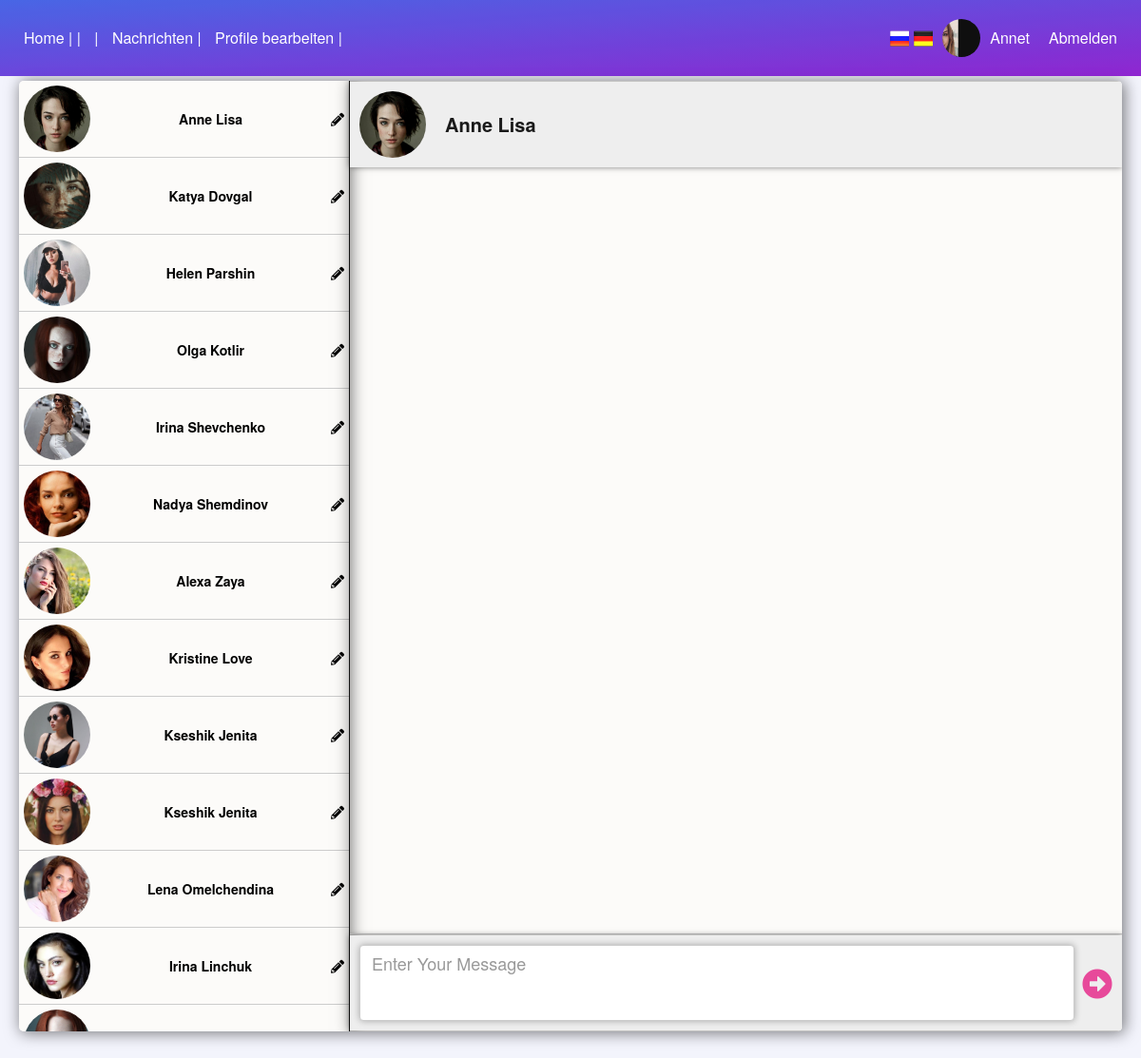
/message1/message.php?user_id=rfwdcvxsdfsdf (signed in), run on the app's committed database.
### tables this page shows
CREATE TABLE `register_user` (
  `register_user_id` int(11) NOT NULL,
  `user_name` varchar(250) NOT NULL,
  `user_email` varchar(250) NOT NULL,
  `user_password` varchar(250) NOT NULL,
  `user_activation_code` varchar(250) NOT NULL,
  `user_id` varchar(255) NOT NULL,
  `user_email_status` enum('not verified','verified') NOT NULL,
  `first_name` varchar(1000) NOT NULL,
  `last_name` varchar(1000) NOT NULL,
  `country` varchar(1000) NOT NULL,
  `city` varchar(1000) NOT NULL,
  `birth_date` date DEFAULT NULL,
  `profile_foto` varchar(1000) NOT NULL,
  `details` varchar(1000) NOT NULL,
  `gender` varchar(255) NOT NULL,
  `weight` varchar(255) NOT NULL,
  `height` varchar(255) NOT NULL
);

### message1/message.php (the view, shortened to what this page needs)
<?php
require_once("connect.php");
if(isset($_SESSION['us_id'])){
    $user_id = $_SESSION['us_id'];
}else{
    header("Location: ../login_page.php");
}
$array = $_SESSION['array'];
?>
<!DOCTYPE html>
<html>
<head>
<link rel="stylesheet" href="https://use.fontawesome.com/releases/v5.2.0/css/all.css">
<link rel="stylesheet" href="bootstrap.min.css">
<link rel="stylesheet" type="text/css" href="style.css">
<link rel="stylesheet" type="text/css" href="../menu.css">
</head>
<body>
<header class="head fixed">
<div class="wrap rel">
<div class="menu">
<div class="menu_left">
<nav class=" hero-nav pull_left _nav">
<ul class="list-unstyled ">
<a class="active" href="../index.php"><?php echo $array[1];?> |</a>
<a class="active" href="../view_profile.php"> <?php
if (isset($_SESSION['user_name'])) {
echo ' |';}
?>
</a>
<a class="active" href="message.php"> <?php
if (isset($_SESSION['user_name'])) {
echo $array[13];
echo ' |';
}
?>
</a>
<a class="active" href="../personal_page_edit.php?user_activation_code=<?php echo $_SESSION['user_activation_code'];?>&&user_id=<?php echo $_SESSION['user_id'];?>">
<?php
if (isset($_SESSION['user_name'])) {
echo $array[2];
echo ' |';
}
?>
</a>
</ul>
</nav>
</div>
<div class="right_side_menu rel">
<form method="post" class="active2 language_box ">
<input class="language1 language" name="en" value="" type="submit">
<input class="language2 language" name="de" value="" type="submit">
</form>
<?php
if (isset($_SESSION['user_name'])) {
echo "<a class='active2 rel' href='../view_profile.php'>
<div class='inlne-block profile_photo_menu_box'>
<img class='profile_photo_menu' src='../".$_SESSION['profile_foto']."'>
</div>
</a>";
echo "<a class='active2' href='../view_profile.php'>";
echo ''.$_SESSION['first_name'];
echo "</a>";
}
?>
<a class="active2" >
<?php
if (isset($_SESSION['user_name'])) {
echo"<a href='../logout.php'>$array[3]</a>";
}
else echo "<a href='../login_page.php'>$array[4]</a>";
?>
</a>
</div>
</div>
</div>
</header>
<div class="section_dial">
<div class="wrap">
<div class="message-body">
<div class="message-left">
<ul>
<?php
$q = mysqli_query($con, "SELECT * FROM register_user WHERE user_id!='$user_id'");
while($row = mysqli_fetch_assoc($q)){
echo "
<a href='message.php?user_id={$row['user_id']}'>
<li class='li'>
<div class='img_box '>
<img src='../{$row['profile_foto']}'>
</div>
<div class='text_box '>
{$row['first_name']} {$row['last_name']}
</div>
<div><i class='fas fa-pencil-alt'></i></div>
</li>
</a>
";
}
?>
</ul>
</div>
<div class="message-right">
<?php
if(isset($_GET['user_id'])){
$user_two1 = trim(mysqli_real_escape_string($con, $_GET['user_id']));
$q2 = mysqli_query($con, "SELECT * FROM register_user WHERE user_id ='$user_two1'");
while($row1 = mysqli_fetch_assoc($q2)){ echo "
<div class='send-message'>
<div class='box_b'>
<a href='../personal_page.php?user_id={$row1['user_id']}'>
<div class='img_box '>
<img src='../{$row1['profile_foto']}'>
</div></a>
<a href='../personal_page.php?user_id={$row1['user_id']}'><div class='text_box_1 '>
{$row1['first_name']} {$row1['last_name']}
</div>
</a>
</div>
</div>
";}}
?>
<div class="display-message">
</div>
<div class="send-message" > <?php $status = 0; ?>
<div class="form-group">
<textarea class="form-control" id="message" placeholder="Enter Your Message"></textarea>
<div class=" btn_violet" id="reply"><i class="fas fa-arrow-alt-circle-right"></i></div>
</div>
</div>
</div>
</div>
</div>
</div>
</body>
</html>

### message1/style.css (style rules this page uses)
.rel { position: relative; }
.fixed { position: fixed; }
.wrap { max-width: 1400px; padding-left: 20px; padding-right: 20px; margin: 0 auto; }
body { background: #e7e8fa78 !important; }
.message-body { background: #fffdf9cb; border-color: #181818 !important; -webkit-box-shadow: 2px 1px 16px 1px rgba(0,0,0,0.5) !important; -moz-box-shadow: 2px 1px 16px 1px rgba(0,0,0,0.5) !important; box-shadow: 2px 1px 16px 1px rgba(0,0,0,0.5) !important; display: block; height: 1000px; overflow: hidden; border-radius: 5px; width: 100%; margin:0px auto; }
.message-left { display: block; height: 100%; width: 30%; border-color: #181818 !important; -webkit-box-shadow: 0 0 15px 2px rgba(0,0,0,0.5) !important; -moz-box-shadow: 0 0 15px 2px rgba(0,0,0,0.5) !important; box-shadow: 0 0 15px 2px rgba(0,0,0,0.5) !important; float: left; overflow-y: scroll; border-right: 1px solid #ccc; }
.message-right { border-color: #181818 !important; -webkit-box-shadow: 2px 1px 16px 1px rgba(0,0,0,0.5) !important; -moz-box-shadow: 2px 1px 16px 1px rgba(0,0,0,0.5) !important; box-shadow: 2px 1px 16px 1px rgba(0,0,0,0.5) !important; display: flex; height: 100%; width: 70%; flex-direction: column; justify-content: center; float: left; }
.message-left ul { list-style: none; margin: 0; padding: 0; width: 100%; }
.message-left ul a { text-decoration: none; }
.message-right .display-message { display: block; flex-basis: 90%; padding: 10px; width: 100%; border-bottom: 1px solid #ccc; overflow-y:scroll; }
.message-right .send-message { flex-basis: 8%; border-color: #181818 !important; margin: 1px 0; -webkit-box-shadow:0px 0px 6px 0px rgba(0,0,0,0.5) !important; -moz-box-shadow: 0px 0px 6px 0px rgba(0,0,0,0.5) !important; box-shadow: 0px 0px 6px 0px rgba(0,0,0,0.5) !important; background: #eee; padding: 10px; }
.display-message { display: flex; justify-content: flex-end; flex-direction: column; }
.section_dial { position: absolute; top: 85px; left: 0; bottom: 0; right: 0; }
.btn_violet { color: #e7499a; font-size: 32px !important; margin-left: 8px; cursor: pointer; }
.form-group { display: flex !important; justify-content: space-between !important; flex-direction: row !important; align-items: center !important; margin-bottom: 0 !important; }
.box_b { display: flex !important; justify-content: flex-start !important; flex-direction: row !important; align-items: center !important; margin-bottom: 0 !important; }
.form-control { -webkit-box-shadow: 0px 0px 7px 0px rgba(0,0,0,0.3) !important ; -moz-box-shadow: 0px 0px 7px 0px rgba(0,0,0,0.3) !important; box-shadow: 0px 0px 7px 0px rgba(0,0,0,0.3) !important; resize: none !important; height: 80px !important; font-size: 18px !important; }
.img_box { width: 70px; height: 70px; border-radius: 50%; overflow: hidden; }
.img_box img { width: 70px; }
.li { display: flex; flex-direction: row; align-items: center; justify-content: space-between; padding: 5px; border-bottom: 1px solid #ccc; font-weight: bold; color: black; }
.text_box_1 { text-align: center; padding-left: 20px; color: #1a1a1a; font-size: 20px; font-weight: 600; }
a { text-decoration: none !important; }

### menu.css (style rules this page uses)
.menu { display: flex; flex-direction: row; width: 100%; justify-content: space-between; align-items: center; }
.language_box { color: #e73591; display: flex; font-size: 16px; width: 60px; margin-bottom: 0 !important; }
.active2 { color: #fff; padding-right: 10px; }
.language1 { background: url('Russia-Flag.png'); }
.language2 { background: url('Germany-Flag.png'); }
.language { border: none !important; background-size: cover; width: 24px; height: 21px; margin-left: 5px; cursor: pointer !important; }
.active { display: inline-block; padding-right: 10px; }
.right_side_menu { display: flex; flex-direction: row; justify-content: space-between; align-items: center; }
.profile_photo_menu_box { width: 40px; height: 40px; border-radius: 50%; overflow: hidden; }
.profile_photo_menu { width: 40px; height: 50px; }
.head { background: linear-gradient(to top left,#8918ce, #3d5de4); opacity: 0.94 ; width: 100%; padding: 20px 5px; font-size: 16px; top:0; z-index: 1000; min-height: 60px; }
.head a { color: #ffffff !important; }
ul { margin-bottom: 0 !important; }

### data on the page
register_user: profile_foto (picture), first_name "Anne", last_name "Lisa"
register_user: profile_foto (picture), first_name "Katya", last_name "Dovgal"
register_user: profile_foto (picture), first_name "Helen", last_name "Parshin"
register_user: profile_foto (picture), first_name "Olga", last_name "Kotlir"
register_user: profile_foto (picture), first_name "Irina", last_name "Shevchenko"
register_user: profile_foto (picture), first_name "Nadya", last_name "Shemdinov"
register_user: profile_foto (picture), first_name "Alexa", last_name "Zaya"
register_user: profile_foto (picture), first_name "Kristine", last_name "Love"
register_user: profile_foto (picture), first_name "Kseshik", last_name "Jenita"
register_user: profile_foto (picture), first_name "Kseshik", last_name "Jenita"
register_user: profile_foto (picture), first_name "Lena", last_name "Omelchendina"
register_user: profile_foto (picture), first_name "Irina", last_name "Linchuk"
register_user: profile_foto (picture)

### other printed values
$array[1] "Home |"
$array[13] "Nachrichten"
$array[2] "Profile bearbeiten"
$_SESSION['first_name'] "Annet"
$array[3] "Abmelden"
